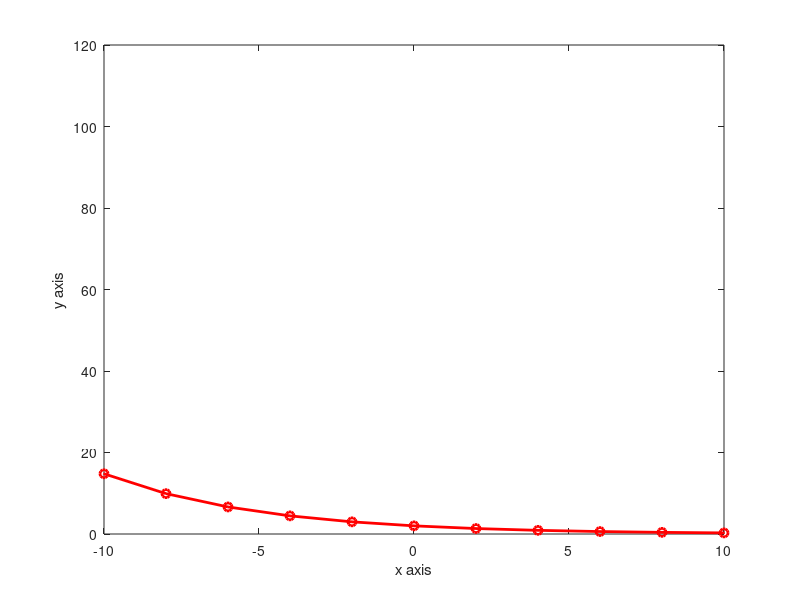

Here is the MATLAB script that generated this plot:
clear all; clc;

x = -20:2:20;
y = 2.*exp(-0.2.*x);
plot(x,y, 'Marker', 'o', 'Color', 'red', 'LineWidth', 2)
xlim([-10 10])
xlabel('x axis')
ylabel('y axis')
